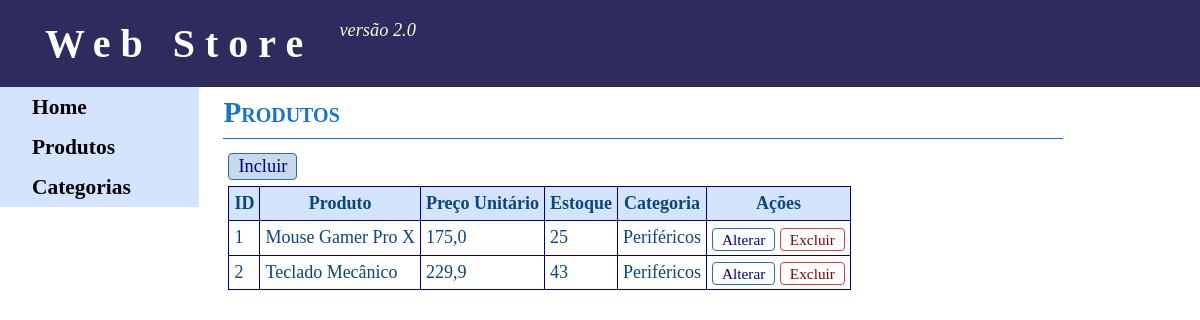
Page /produtos/ on the earlier database version.
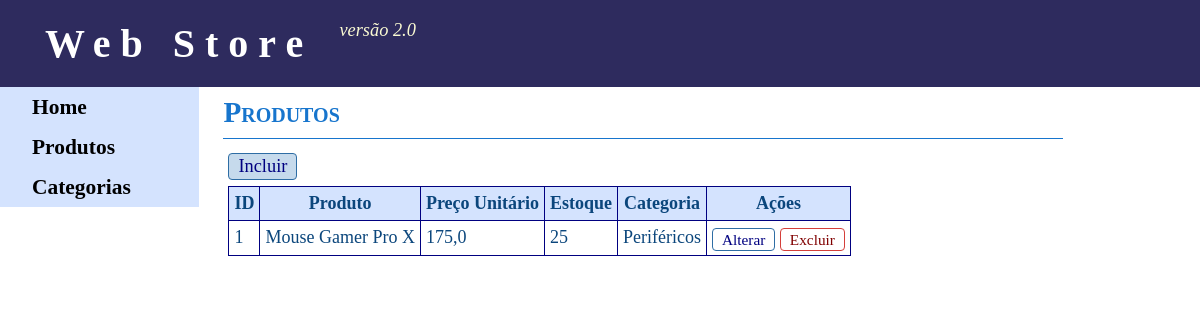
Same page on the later database version.
### app/models.py (models this page shows)
class Produto(models.Model):
    descricao = models.CharField(max_length=100)
    preco_unitario = models.FloatField()
    quantidade_estoque = models.IntegerField(null=True, blank=True)
    categoria = models.ForeignKey(Categoria, on_delete=models.CASCADE)
    class Meta:
        db_table = 'Produto'

### app/views.py (the view, shortened to what this page needs)
# urls.py: path('produtos/', views.produtos, name='produtos'),
def produtos(request, acao=None, id=None):
    try:
        dao_produto = ProdutoDAO()
        dao_categoria = CategoriaDAO() # Necessário para o formulário de edição
        if acao is None:
            registros = dao_produto.selecionar_todos()
            return render(request, 'produtos_listar.html', context={'registros': registros})
        elif acao == 'incluir':
            categorias_list = dao_categoria.selecionar_todos()
            return render(request, 'produtos_editar.html', {'acao': 'Inclusão', 'categorias': categorias_list})
        elif acao in ['alterar', 'excluir']:
            obj = dao_produto.selecionar_um(id)
            categorias_list = dao_categoria.selecionar_todos()
            acao_display = 'Alteração' if acao == 'alterar' else 'Exclusão'
            return render(request, 'produtos_editar.html',
                          {'acao': acao_display, 'obj': obj, 'categorias': categorias_list})
        else:
            raise Exception('Ação inválida')
    except Exception as err:
        return render(request, 'home.html', context={'ERRO': err})

### app/dao.py (called while the page is built)
    def obter_conexao(self):
        self._conexao = sqlite3.connect('arq_soft.sqlite3')
        return self._conexao

    def executar_select(self, sql) -> list[Any]:
        conexao = self.obter_conexao()
        ret = conexao.cursor().execute(sql).fetchall()
        return ret

### app/templates/produtos_listar.html
{% extends "base.html" %}
{% block titulo_pagina %}
    <h2 class="titulo_pagina">Produtos</h2>
{% endblock %}
{% block conteudo %}
    <div style="margin-left: 5px;">
        <a class="btn medium" href="{% url 'produtos' acao='incluir' %}">Incluir</a>
    </div>
    <table>
        <thead>
            <tr>
                <th class="id">ID</th>
                <th>Produto</th>
                <th>Preço Unitário</th>
                <th>Estoque</th>
                <th>Categoria</th>
                <th>Ações</th>
            </tr>
        </thead>
        <tbody>
            {% for reg in registros %}
            <tr>
                <td>{{ reg.id }}</td>
                <td>{{ reg.descricao }}</td>
                <td>{{ reg.preco_unitario }}</td>
                <td>{{ reg.quantidade_estoque|default_if_none:'' }}</td>
                <td>{{ reg.categoria.descricao }}</td>
                <td>
                    <a class="btn small" href="{% url 'produtos' acao='alterar' id=reg.id %}">Alterar</a>
                    <a class="btn-del small" href="{% url 'produtos' acao='excluir' id=reg.id %}">Excluir</a>
                </td>
            </tr>
            {% endfor %}
        </tbody>
    </table>
{% endblock %}

Differences in the rows shown:
removed Produto: id "2", descricao "Teclado Mecânico", preco_unitario "229,9", quantidade_estoque "43", categoria.descricao "Periféricos"
